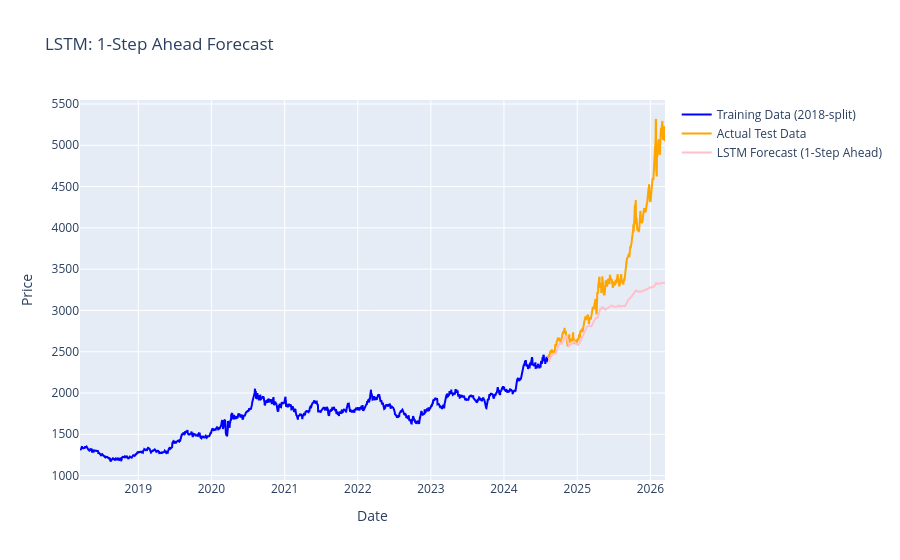

The cell this chart's notebook holds for it:
### Markdown cell above
### Task 5 Part B: LSTM 1-Step Ahead Forecasting
- For each test day **t**, we use the **60 actual preceding Close prices** (from real data, scaled with train-fit scaler) to predict the next step.
- This avoids compounding errors and demonstrates what accuracy is achievable with true input data each step.

### Code cell
# Scale the test data using the TRAIN-fitted scaler (no leakage)
scaled_test = scaler.transform(test_data)
scaled_all = np.concatenate([scaled_train, scaled_test], axis=0)

model.eval()
lstm_1step_preds = []

with torch.no_grad():
    for i in range(len(test_data)):
        start = train_size + i - sequence_length
        end = train_size + i
        seq = scaled_all[start:end, 0]
        seq_tensor = torch.tensor(seq, dtype=torch.float32).unsqueeze(0).unsqueeze(-1)
        pred = model(seq_tensor)
        lstm_1step_preds.append(pred.item())

lstm_1step_preds = scaler.inverse_transform(np.array(lstm_1step_preds).reshape(-1, 1))

rmse, mae, mape = evaluate_preds(test_data, lstm_1step_preds, "LSTM (1-Step Ahead)")
results['LSTM_1step'] = {'RMSE': rmse, 'MAE': mae, 'MAPE': mape}

fig2 = go.Figure()
fig2.add_trace(go.Scatter(x=lstm_train_index, y=train_data.flatten(), mode='lines', name='Training Data (2018-split)', line=dict(color='blue')))
fig2.add_trace(go.Scatter(x=lstm_test_index, y=test_data.flatten(), mode='lines', name='Actual Test Data', line=dict(color='orange')))
fig2.add_trace(go.Scatter(x=lstm_test_index, y=lstm_1step_preds.flatten(), mode='lines', name='LSTM Forecast (1-Step Ahead)', line=dict(color='pink')))
fig2.update_layout(title='LSTM: 1-Step Ahead Forecast', xaxis_title='Date', yaxis_title='Price')
fig2.show()

### Figure 1 — Plotly figure (JSON) as saved in the notebook; plotly's stock layout.template omitted (floating-point values rounded to 4 significant figures; data arrays with more than 128 entries replaced by an {"elided": "..."} marker saying what was removed)
{"data": [{"line": {"color": "blue"}, "mode": "lines", "name": "Training Data (2018-split)", "type": "scatter", "x": {"elided": "1609 str values"}, "y": {"elided": "1609 float values"}}, {"line": {"color": "orange"}, "mode": "lines", "name": "Actual Test Data", "type": "scatter", "x": {"elided": "403 str values"}, "y": {"elided": "403 float values"}}, {"line": {"color": "pink"}, "mode": "lines", "name": "LSTM Forecast (1-Step Ahead)", "type": "scatter", "x": {"elided": "403 str values"}, "y": {"elided": "403 float values"}}], "layout": {"title": {"text": "LSTM: 1-Step Ahead Forecast"}, "xaxis": {"title": {"text": "Date"}}, "yaxis": {"title": {"text": "Price"}}}}
